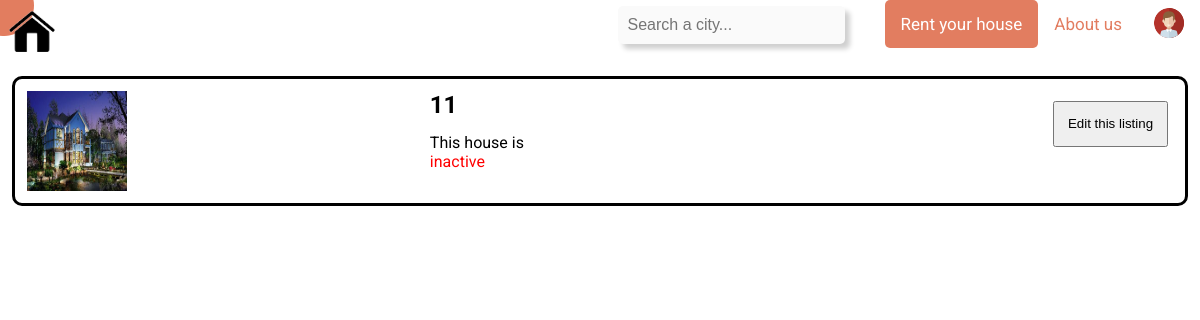
The app's page /manage_my_houses.php (signed in), older data.
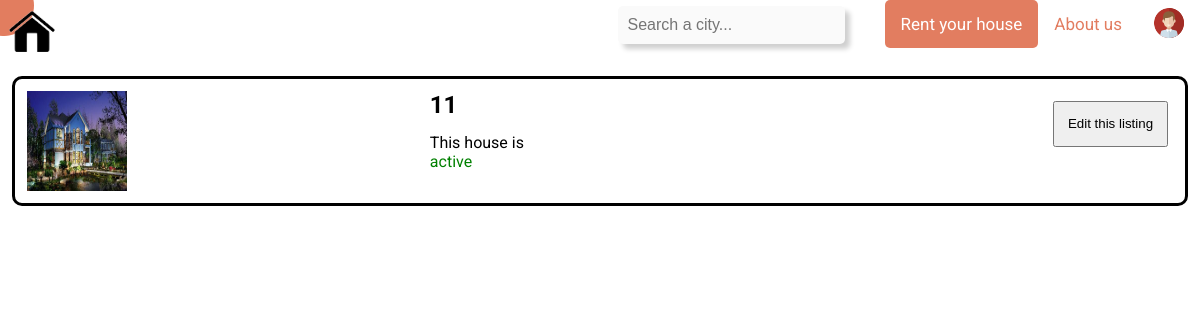
The same page, newer data.
### tables this page shows
CREATE TABLE House (
    houseID INTEGER PRIMARY KEY AUTOINCREMENT,
    owner TEXT NOT NULL,
    availability_start DATETIME NOT NULL,
    availability_end DATETIME NOT NULL,

    city TEXT NOT NULL,
    region TEXT NOT NULL,
    country TEXT NOT NULL,
    street TEXT NOT NULL,
    door INTEGER NOT NULL,
    floor TEXT NOT NULL,
    postal_code TEXT NOT NULL,

    title VARCHAR(64) NOT NULL,
    daily_price FLOAT NOT NULL,
    n_beds INTEGER NOT NULL,
    animals BOOLEAN NOT NULL DEFAULT FALSE,
    kitchen BOOLEAN NOT NULL,
    internet BOOLEAN NOT NULL,
    air_con BOOLEAN NOT NULL,
    low_mobility BOOLEAN NOT NULL,
    washing_machine BOOLEAN NOT NULL,
    img_count INTEGER NOT NULL,
    house_description TEXT,
    active BOOLEAN NOT NULL DEFAULT TRUE,

    FOREIGN KEY(owner) REFERENCES User(email),
    CHECK(availability_end > availability_start),
    UNIQUE(city, region, country, street, door, floor, postal_code)
);

### database/house_q.php (called while the page is built, shortened)
<?php
include_once('connection.php');
function try_get_houses_by_owner_email($email) {
    global $db;
    $stmt = $db->prepare('SELECT * FROM House WHERE owner = ?');
    $stmt->execute(array($email));
    $houses_data = $stmt->fetchAll();
    if ($houses_data !== false)
        return $houses_data;
    else
        return NULL;
}
?>

### manage_my_houses.php (the view, shortened to what this page needs)
<?php
include_once('templates/header.php');
include_once('templates/navbar.php');
include_once('database/house_q.php');
$houses = try_get_houses_by_owner_email($_SESSION['email']);
if (!empty($houses)) {
    foreach($houses as $house){
        $id = $house['houseID'];
        $active = $house['active'];
        $path = "images/houses/h$id/medium/h$id.jpg";
        ?>
        <section>
            <div class="house_simple">
                <article>
                    <header><?php echo $house['title']?></header>
                    <img src="<?php echo $path?>" width="100" height="100"><br>
                    <div id="active">
                        <p>This house is </p>
                        <?php if($active == 'true') { ?>
                            <div id="true">
                                <p>active</p>
                            </div>
                        <?php }
                        else { ?>
                            <div id="false">
                                <p>inactive</p>
                            </div>
                        <?php } ?>
                    </div>
                    <form action="edit_house.php" method="post" id="view_house_id">
                        <input type="submit" id="house_selection" value="Edit this listing">
                    </form>
                </article>
            </div>
        </section>
    <?php
    }
}
else {
    ?>
    <div class="house_simple">
        <h1 class="house_simple">You have no active houses</h1>
    </div>
<?php
}
?>
<?php include_once('templates/footer.php'); ?>

Row changes from the older to the newer data that the page shows:
changed house: active "inactive" → "active"
